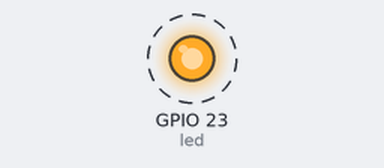
A program run on a simulated Raspberry Pi (BCM pin numbers). On the bench: output pins drawn as LEDs (lit = HIGH). Dashed ring = blinking.

Above: at 0.5 s.
Timing chart, 0 to 4.6 s (numbered marks = the images above):
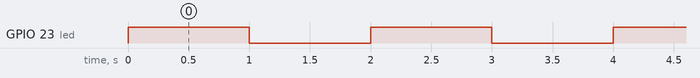

Measured:
- by itself, GPIO 23 (led): alternates HIGH for 1.0 s and LOW for 1.0 s

The program:

remote_gpio.py
```python
from gpiozero import LED
from gpiozero.pins.pigpio import PiGPIOFactory
from time import sleep

# Call it with:
# GPIOZERO_PIN_FACTORY=pigpio PIGPIO_ADDR=<ip_Address> python <filename.py>
# example: GPIOZERO_PIN_FACTORY=pigpio PIGPIO_ADDR=192.168.1.111 python remote_gpio.py

factory = PiGPIOFactory(host='192.168.1.111')
led = LED(23, pin_factory=factory)

while True:
    led.on()
    sleep(1)
    led.off()
    sleep(1)
```
